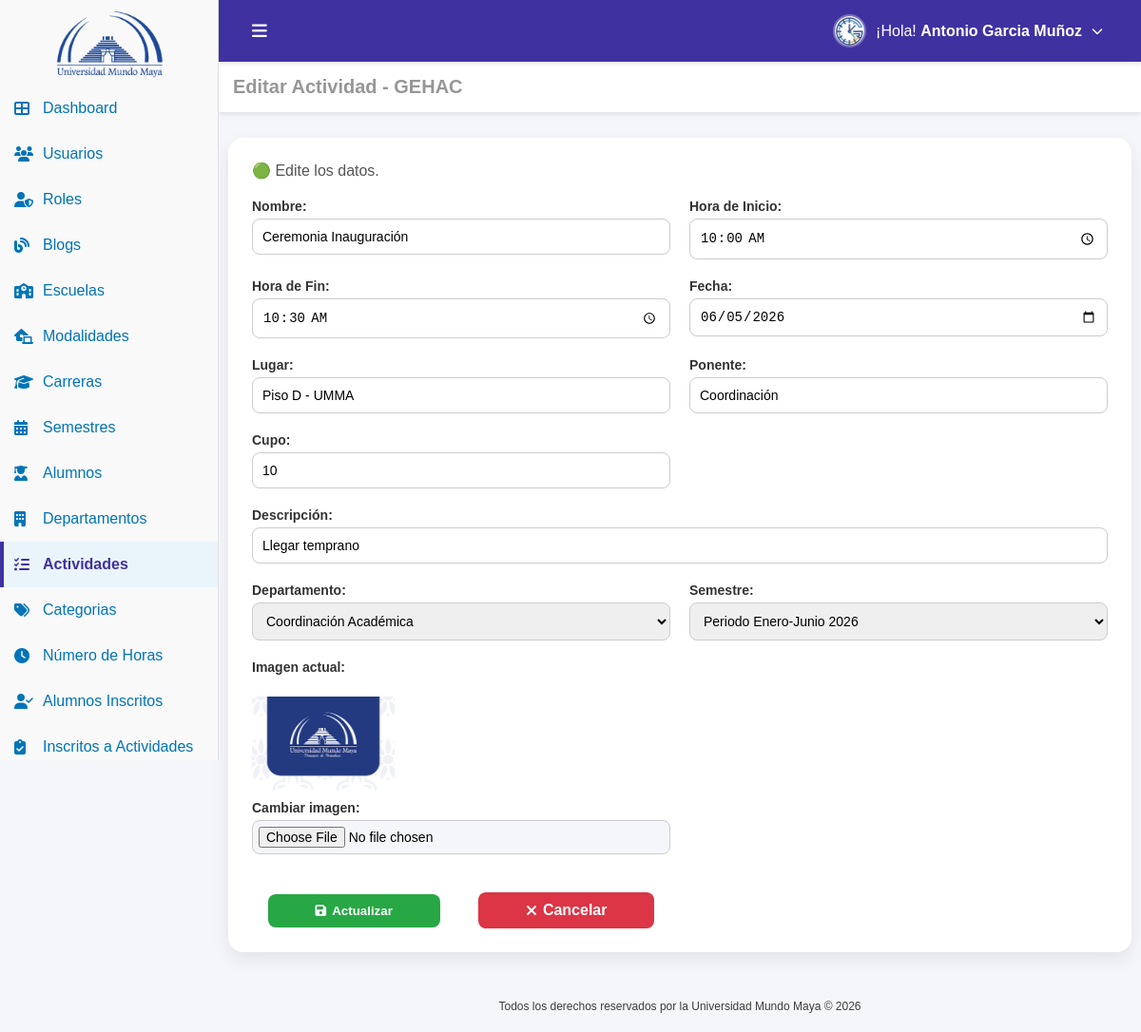
/actividades_editar.php?id=16 (signed in), run on the app's committed database.
### tables this page shows
CREATE TABLE IF NOT EXISTS `usuario` (
  `id_usuario` int NOT NULL AUTO_INCREMENT,
  `nombre` varchar(100) NOT NULL,
  `nombre_s` varchar(100) DEFAULT NULL,
  `apellido_p` varchar(100) DEFAULT NULL,
  `apellido_m` varchar(100) DEFAULT NULL,
  `matricula` varchar(100) DEFAULT NULL,
  `estado` tinyint(1) NOT NULL DEFAULT '1',
  `correo` varchar(100) NOT NULL,
  `password` varchar(100) NOT NULL,
  `id_carrera` int DEFAULT NULL,
  `id_modalidad` int DEFAULT NULL,
  `id_rol` int DEFAULT NULL,
  `fecha_registro` datetime DEFAULT CURRENT_TIMESTAMP,
  PRIMARY KEY (`id_usuario`) USING BTREE,
  UNIQUE KEY `correo` (`correo`),
  KEY `fk_usuario_carrera` (`id_carrera`) USING BTREE,
  KEY `fk_usuario_modalidad` (`id_modalidad`) USING BTREE,
  KEY `fk_usuario_rol` (`id_rol`) USING BTREE,
  CONSTRAINT `fk_usuario_carrera` FOREIGN KEY (`id_carrera`) REFERENCES `carrera` (`id_carrera`),
  CONSTRAINT `fk_usuario_modalidad` FOREIGN KEY (`id_modalidad`) REFERENCES `modalidad` (`id_modalidad`),
  CONSTRAINT `fk_usuario_rol` FOREIGN KEY (`id_rol`) REFERENCES `rol` (`id_rol`)
);

CREATE TABLE IF NOT EXISTS `actividad` (
  `id_actividad` int NOT NULL AUTO_INCREMENT,
  `nombre` varchar(100) NOT NULL,
  `hora_inicio` time NOT NULL,
  `hora_fin` time NOT NULL,
  `fecha` date NOT NULL,
  `lugar` varchar(200) NOT NULL DEFAULT '',
  `ponente` varchar(200) NOT NULL DEFAULT '',
  `descripcion` text NOT NULL,
  `imagen` varchar(200) NOT NULL DEFAULT '',
  `id_departamento` int NOT NULL,
  `id_semestre` int NOT NULL,
  `fecha_registro` datetime DEFAULT CURRENT_TIMESTAMP,
  `cupo` int DEFAULT NULL,
  `estado` tinyint(1) DEFAULT '1',
  PRIMARY KEY (`id_actividad`),
  KEY `fk_actividad_departamento` (`id_departamento`),
  KEY `fk_actividad_semestre` (`id_semestre`),
  CONSTRAINT `fk_actividad_departamento` FOREIGN KEY (`id_departamento`) REFERENCES `departamento` (`id_departamento`),
  CONSTRAINT `fk_actividad_semestre` FOREIGN KEY (`id_semestre`) REFERENCES `semestre` (`id_semestre`)
);

CREATE TABLE IF NOT EXISTS `departamento` (
  `id_departamento` int NOT NULL AUTO_INCREMENT,
  `nombre` varchar(100) NOT NULL,
  `jefe` varchar(100) NOT NULL,
  `fecha_registro` datetime DEFAULT (now()),
  PRIMARY KEY (`id_departamento`)
);

CREATE TABLE IF NOT EXISTS `semestre` (
  `id_semestre` int NOT NULL AUTO_INCREMENT,
  `nombre` varchar(200) NOT NULL,
  `periodo_inicio` date NOT NULL,
  `periodo_fin` date NOT NULL,
  `fecha_registro` datetime DEFAULT (now()),
  PRIMARY KEY (`id_semestre`)
);

### conf.php (called while the page is built, shortened)
<?php
function tiene_permiso($archivo_php, $accion = 'VER') {
    if (isset($_SESSION['permisos'][$archivo_php])) {
        return in_array($accion, $_SESSION['permisos'][$archivo_php]);
    }
    return false;
}

### auth.php (called while the page is built, shortened)
<?php
require_once('conf.php');
$id_usuario=$_SESSION['id_usuario'];
include('conexion.php');
$sql="
SELECT
u.nombre,
u.nombre_s,
u.apellido_p,
u.apellido_m,
u.correo,
u.id_rol,
u.id_carrera,
u.id_modalidad,
r.nombre AS rol
FROM usuario u
INNER JOIN rol r ON u.id_rol = r.id_rol
WHERE u.id_usuario=?
";
$stmt=$conn->prepare($sql);
$stmt->bind_param("i",$id_usuario);
$stmt->execute();
$result=$stmt->get_result();
if($result && $fila=$result->fetch_assoc()){
    $nombreCompleto=trim(
        $fila['nombre']." ".
        $fila['nombre_s']." ".
        $fila['apellido_p']." ".
        $fila['apellido_m']
    );
}else{
    $nombreCompleto="Usuario";
    $rol="Sin rol";
    $id_rol=0;
}
?>

### actividades_editar.php (the view, shortened to what this page needs)
<?php
include("auth.php");
include("conexion.php");
$id_actividad = (int)$_GET['id'];
$stmt = $conn->prepare("SELECT * FROM actividad WHERE id_actividad = ?");
$stmt->bind_param("i", $id_actividad);
$stmt->execute();
$result = $stmt->get_result();
$actividades = $result->fetch_assoc();
$departamentos = [];
$result_cat = $conn->query("SELECT id_departamento, nombre FROM departamento ORDER BY nombre ASC");
if ($result_cat) while ($row = $result_cat->fetch_assoc()) $departamentos[] = $row;
$semestres = [];
$result_cat = $conn->query("SELECT id_semestre, nombre FROM semestre ORDER BY nombre ASC");
if ($result_cat) while ($row = $result_cat->fetch_assoc()) $semestres[] = $row;
?>
<!DOCTYPE html>
<html lang="es">
<head>
    <link rel="stylesheet" href="css/actividades_crear.css">
    <link href="https://cdn.jsdelivr.net/npm/remixicon@4.5.0/fonts/remixicon.css" rel="stylesheet"/>
    <link rel="stylesheet" href="https://cdnjs.cloudflare.com/ajax/libs/font-awesome/6.5.0/css/all.min.css">
</head>
<body>
    <div class="sidebar" id="sidebar">
        <a href="dashboard.php" class="logo-link">
            <div class="logo-container">
                <img src="img/uni_4.png" alt="Logo UMMA" class="logo">
            </div>
        </a>
        <ul>
            <li>
                <a href="dashboard.php" >
                    <i class="fas fa-th-large" ></i>
                    <span> Dashboard</span>
                </a>
            </li>
            <?php if (tiene_permiso('usuarios.php', 'VER')): ?>
            <li>
                <a href="usuarios.php" >
                    <i class="fas fa-users" ></i>
                    <span>Usuarios</span>
                </a>
            </li>
            <?php endif; ?>
            <?php if (tiene_permiso('roles.php', 'VER')): ?>
            <li>
                <a href="roles.php">
                    <i class="fas fa-user-shield" ></i>
                    <span>Roles</span>
                </a>
            </li>
            <?php endif; ?>
            <?php if (tiene_permiso('blogs.php', 'VER')): ?>
            <li>
                <a href="blogs.php"  >
                    <i class="fas fa-blog" ></i>
                    <span>Blogs</span>
                </a>
            </li>
            <?php endif; ?>
            <?php if (tiene_permiso('escuelas.php', 'VER')): ?>
            <li>
                <a href="escuelas.php" >
                    <i class="fas fa-school"></i>
                    <span>Escuelas</span>
                </a>
            </li>
            <?php endif; ?>
            <?php if (tiene_permiso('modalidades.php', 'VER')): ?>
            <li>
                <a href="modalidades.php" >
                    <i class="fas fa-laptop-house"  ></i>
                    <span>Modalidades</span>
                </a>
            </li>
            <?php endif; ?>
            <?php if (tiene_permiso('carreras.php', 'VER')): ?>
            <li>
                <a href="carreras.php" >
                    <i class="fas fa-graduation-cap" ></i>
                    <span>Carreras</span>
                </a>
            </li>
            <?php endif; ?>
            <?php if (tiene_permiso('semestres.php', 'VER')): ?>
            <li>
                <a href="semestres.php" >
                    <i class="fas fa-calendar-alt" ></i>
                    <span>Semestres</span>
                </a>
            </li>
            <?php endif; ?>
            <?php if (tiene_permiso('alumnos.php', 'VER')): ?>
            <li>
                <a href="alumnos.php" >
                    <i class="fas fa-user-graduate" ></i>
                    <span>Alumnos</span>
                </a>
            </li>
            <?php endif; ?>
            <?php if (tiene_permiso('departamentos.php', 'VER')): ?>
            <li>
                <a href="departamentos.php" >
                    <i class="fas fa-building" ></i>
                    <span>Departamentos</span>
                </a>
            </li>
            <?php endif; ?>
            <?php if (tiene_permiso('actividades.php', 'VER')): ?>
            <li>
                <a href="actividades.php" class="active">
                    <i class="fas fa-tasks" style="color:#4031a1"></i>
                    <span>Actividades</span>
                </a>
            </li>
            <?php endif; ?>
            <?php if (tiene_permiso('categorias.php', 'VER')): ?>
            <li>
                <a href="categorias.php">
                    <i class="fas fa-tags"></i>
                    <span>Categorias</span>
                </a>
            </li>
            <?php endif; ?>
            <?php if (tiene_permiso('horas.php', 'VER')): ?>
            <li>
                <a href="horas.php">
                    <i class="fas fa-clock"></i>
                    <span>Número de Horas</span>
                </a>
            </li>
            <?php endif; ?>
            <?php if (tiene_permiso('alumnos_inscritos.php', 'VER')): ?>
            <li>
                <a href="alumnos_inscritos.php">
                    <i class="fas fa-user-check"></i>
                    <span>Alumnos Inscritos</span>
                </a>
            </li>
            <?php endif; ?>
            <?php if (tiene_permiso('inscritos_actividades.php', 'VER')): ?>
            <li>
                <a href="inscritos_actividades.php">
                    <i class="fas fa-clipboard-check"></i>
                    <span>Inscritos a Actividades</span>
                </a>
            </li>
            <?php endif; ?>
        </ul>
    </div>
    <main class="contenido">
        <header class="top-header">
            <div class="header-left">
                <button id="toggle-btn">
                    <i class="fas fa-bars"></i>
                </button>
            </div>
            <div class="header-right">
                <ul>
                    <li class="submenu">
                        <a href="#" class="submenu-toggle">
                            <img src="img/gehac.png" alt="Usuario" class="menu-avatar">
                            <span>¡Hola! <strong> <?php echo $nombreCompleto; ?></strong></span>
                            <i class="fas fa-chevron-down submenu-arrow"></i>
                        </a>
                    </li>
                </ul>
            </div>
        </header>
        <section class="dashboard-section">
            <div class="header-title">
                <h3>Editar Actividad - GEHAC</h3>
            </div>
        </section>
        <section class="content-wrapper">
            <div class="card">
                <div class="estado-section">
                        <p>
                            🟢 Edite los datos.
                        </p>
                        <form action="" method="POST" enctype="multipart/form-data" class="form-producto">
                            <div class="form-group">
                                <label>Nombre:</label>
                                <input type="text" name="nombre" required value="<?= htmlspecialchars($actividades['nombre']) ?>">
                            </div>
                            <div class="form-group">
                                <label>Hora de Inicio:</label>
                                <input type="time" name="hora_inicio" required value="<?= htmlspecialchars($actividades['hora_inicio']) ?>">
                            </div>
                            <div class="form-group">
                                <label>Hora de Fin:</label>
                                <input type="time" name="hora_fin" required value="<?= htmlspecialchars($actividades['hora_fin']) ?>">
                            </div>
                            <div class="form-group">
                                <label>Fecha:</label>
                                <input type="date" name="fecha" required value="<?= htmlspecialchars($actividades['fecha']) ?>">
                            </div>
                            <div class="form-group">
                                <label>Lugar:</label>
                                <input type="text" name="lugar" required value="<?= htmlspecialchars($actividades['lugar']) ?>">
                            </div>
                            <div class="form-group">
                                <label>Ponente:</label>
                                <input type="text" name="ponente" required value="<?= htmlspecialchars($actividades['ponente']) ?>">
                            </div>
                            <div class="form-group">
                                <label>Cupo:</label>
                                <input type="numbre" name="cupo" required value="<?= htmlspecialchars($actividades['cupo']) ?>">
                            </div>
                            <div class="form-group full">
                                <label>Descripción:</label>
                                <input type="text" name="descripcion" required value="<?= htmlspecialchars($actividades['descripcion']) ?>">
                            </div>
                            <div class="form-group">
                                <label>Departamento:</label>
                                <select name="id_departamento" required>
                                    <?php foreach($departamentos as $cat): ?>
                                        <option value="<?= $cat['id_departamento'] ?>"
                                            <?= $actividades['id_departamento'] == $cat['id_departamento'] ? 'selected' : '' ?>>
                                            <?= htmlspecialchars($cat['nombre']) ?>
                                        </option>
                                    <?php endforeach; ?>
                                </select>
                            </div>
                            <div class="form-group">
                                <label>Semestre:</label>
                                <select name="id_semestre" required>
                                    <?php foreach($semestres as $cat): ?>
                                        <option value="<?= $cat['id_semestre'] ?>"
                                            <?= $actividades['id_semestre'] == $cat['id_semestre'] ? 'selected' : '' ?>>
                                            <?= htmlspecialchars($cat['nombre']) ?>
                                        </option>
                                    <?php endforeach; ?>
                                </select>
                            </div>
                            <div class="form-group">
                                <label>Imagen actual:</label><br>
                                <?php if ($actividades['imagen']) { ?>
                                    <img src="img_actividades/<?php echo $actividades['imagen']; ?>"
                                        alt="Imagen actual"
                                        style="max-width:150px; display:block; margin-bottom:10px;">
                                <?php } else { ?>
                                    <p>Sin imagen</p>
                                <?php } ?>
                                <label>Cambiar imagen:</label>
                                <input type="file" name="imagen" accept="image/*" onchange="previewImage(event)">
                            </div>
                            <br><br>
                            <div class="form-buttons">
                                <button type="submit" name="guardar">
                                    <i class="fas fa-save"></i> Actualizar
                                </button>
                                <a href="actividades.php">
                                    <i class="fas fa-times"></i> Cancelar
                                </a>
                            </div>
                        </form>
                    </div>
            </div>
        </section>
        <footer class="footer">
            <p class="copy">Todos los derechos reservados por la Universidad Mundo Maya © 2026</p>
        </footer>
    </main>
</body>
</html>

### data on the page
usuario: nombreCompleto "Antonio Garcia Muñoz"
actividad: nombre "Ceremonia Inauguración", hora_inicio "10:00:00", hora_fin "10:30:00", fecha "06/05/2026", lugar "Piso D - UMMA", ponente "Coordinación", cupo "10", descripcion "Llegar temprano", id_departamento "Coordinación Académica", id_semestre "Periodo Enero-Junio 2026", imagen (picture)
